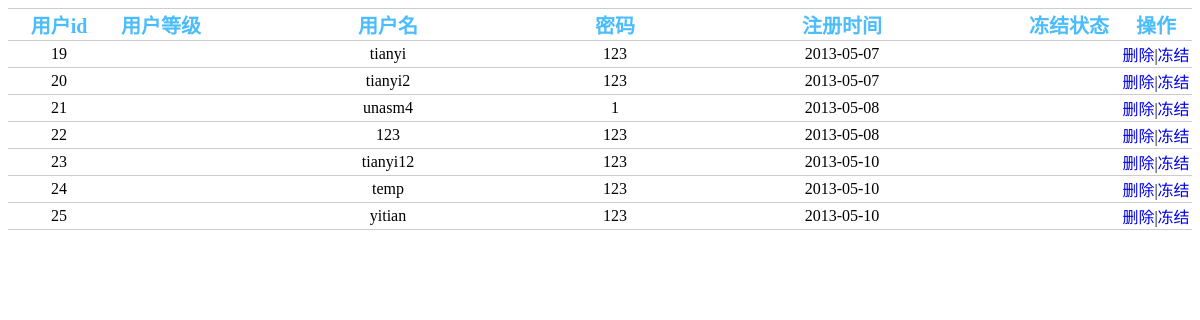
The page /edian/index.php/bg/userlist on the database its author committed.
### tables this page shows
CREATE TABLE `user` (
  `user_id` int(11) NOT NULL AUTO_INCREMENT,
  `user_name` char(40) DEFAULT NULL,
  `user_passwd` char(50) DEFAULT NULL,
  `user_type` tinyint(4) NOT NULL DEFAULT '2',
  `reg_time` date DEFAULT NULL,
  `user_photo` char(50) NOT NULL DEFAULT 'edianlogo.jpg',
  `block` tinyint(4) DEFAULT NULL,
  `last_login_time` date DEFAULT NULL,
  `email` varchar(40) DEFAULT NULL,
  `addr` varchar(200) DEFAULT NULL,
  `intro` text,
  `contract1` char(15) DEFAULT NULL,
  `contract2` char(30) DEFAULT NULL,
  `mailNum` tinyint(3) unsigned NOT NULL DEFAULT '0',
  `comNum` tinyint(3) unsigned NOT NULL DEFAULT '0',
  PRIMARY KEY (`user_id`),
  UNIQUE KEY `user_name` (`user_name`),
  KEY `user_photo` (`user_photo`),
  KEY `contra` (`contract1`)
);

### edian/application/controllers/bg/userlist.php (called while the page is built, shortened)
<?php
		class Userlist extends Ci_Controller{
				function __construct(){
						$this->load->model("mbguserlist");
				}
				function index(){
						$data['userall']=$this->mbguserlist->showuser_all();
						$this->load->view("m-bg-userlist",$data);
				}
		}
?>

### edian/index.php (called while the page is built, shortened)
<?php
require_once BASEPATH.'core/CodeIgniter.php';

### edian/application/models/mbguserlist.php (called while the page is built, shortened)
<?php
		class Mbguserlist extends Ci_Model{
				function showuser_all(){
						$sql="select * from user "				;
						$res=$this->db->query($sql);
						return $res->result();
				}
		}
?>

### edian/application/views/m-bg-userlist.php (the view, shortened to what this page needs)
<!doctype html>
<html>
	<head>
	</head>
	<body>
				<table cellspacing="0" class="mail-box">
						<tr>
							<th class="user">用户id</th>
							<th class="user">用户等级</th>
							<th class="tm">用户名</th>
							<th class="passwd">密码</th>
							<th class="data">注册时间</th>
							<th class="user">冻结状态</th>
							<th class="action">操作</th>
						</tr>
					<?php foreach($userall as $temp):?>
						<tr>
								<td class="user"><?php echo $temp->user_id?></td>
								<td class="user"><?php echo $temp->user_level?></td>
								<td class="tm"><?php echo $temp->user_name?></td>
							  <td class="passwd"><?php echo $temp->user_passwd ?></td>
								<td class="data"><?php echo $temp->reg_time?></td>
								<td class="user"><?php echo $temp->block?></td>
								<td class="data"><a href="<?=site_url("bg/userlist/userDel")."/".$temp->user_id?>">删除</a>|<a href="<?=site_url("bg/userlist/userBlock")."/".$temp->user_id?>">冻结</a></td>
					</tr>
				<?php endforeach?>
				</table>
	</body>
</html>

### edian/application/views/m-bg-userlist.php (style rules this page uses)
table { table-layout: fixed; white-space: nowrap; width: 100%; border-top: 1px solid #ccc; font-size: 16px; text-align:center; }
a { text-decoration:none; }
.mail-box th { font-size: 20px; color: #4bbdfd; border-bottom: 1px solid #ccc; }
.mail-box td { border-bottom: 1px solid #ccc; }
.mail-box .user { width: 100px; overflow:hidden; }
.mail-box .tm { overflow: hidden; text-overflow:ellipsis; }
.mail-box .action { width:70px; }
.mail-box .passwd { width:100px; }

### rows shown on the page
user: user_id "19", user_name "tianyi", user_passwd "123", reg_time "2013-05-07"
user: user_id "20", user_name "tianyi2", user_passwd "123", reg_time "2013-05-07"
user: user_id "21", user_name "unasm4", user_passwd "1", reg_time "2013-05-08"
user: user_id "22", user_name "123", user_passwd "123", reg_time "2013-05-08"
user: user_id "23", user_name "tianyi12", user_passwd "123", reg_time "2013-05-10"
user: user_id "24", user_name "temp", user_passwd "123", reg_time "2013-05-10"
user: user_id "25", user_name "yitian", user_passwd "123", reg_time "2013-05-10"
